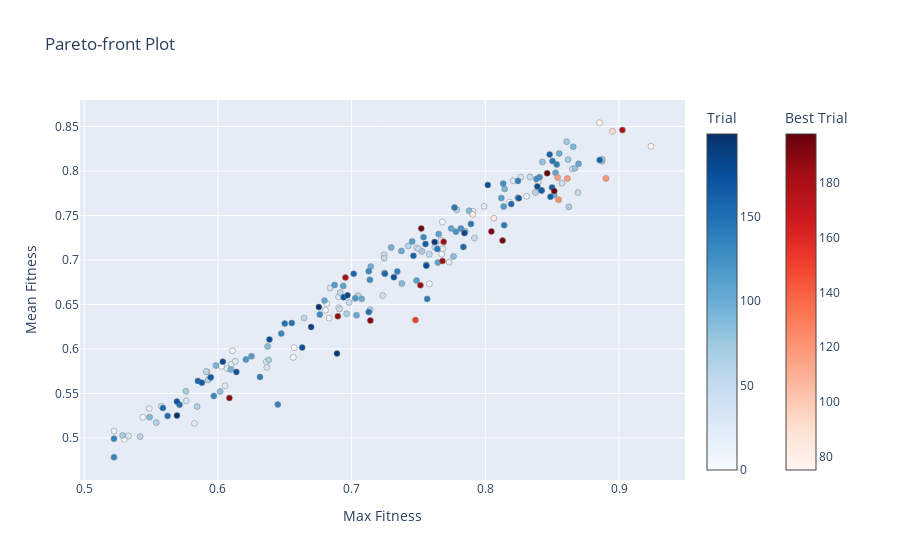
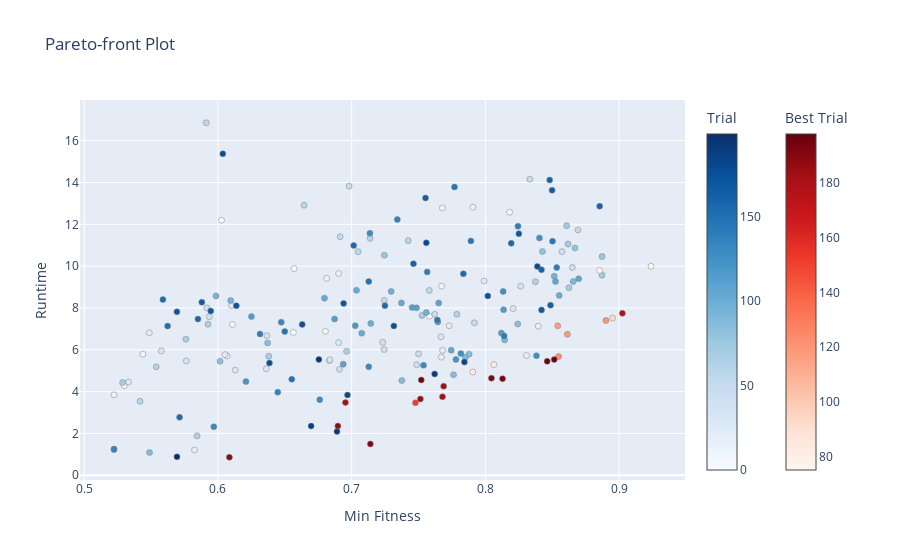
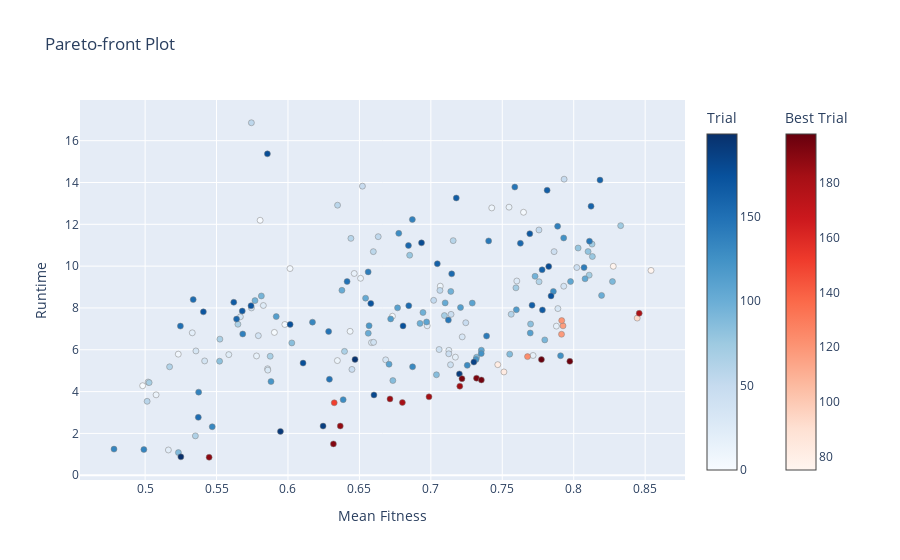

The notebook cell these images were saved under, in order:
### Code cell
fig = vis.plot_pareto_front(
    study,
    targets=lambda t: (t.values[0], t.values[1]),
    target_names=["Max Fitness", "Mean Fitness"],
).show()

fig = vis.plot_pareto_front(
    study,
    targets=lambda t: (t.values[0], t.values[2]),
    target_names=["Min Fitness", "Runtime"],
).show()

fig = vis.plot_pareto_front(
    study,
    targets=lambda t: (t.values[1], t.values[2]),
    target_names=["Mean Fitness", "Runtime"],
).show()
